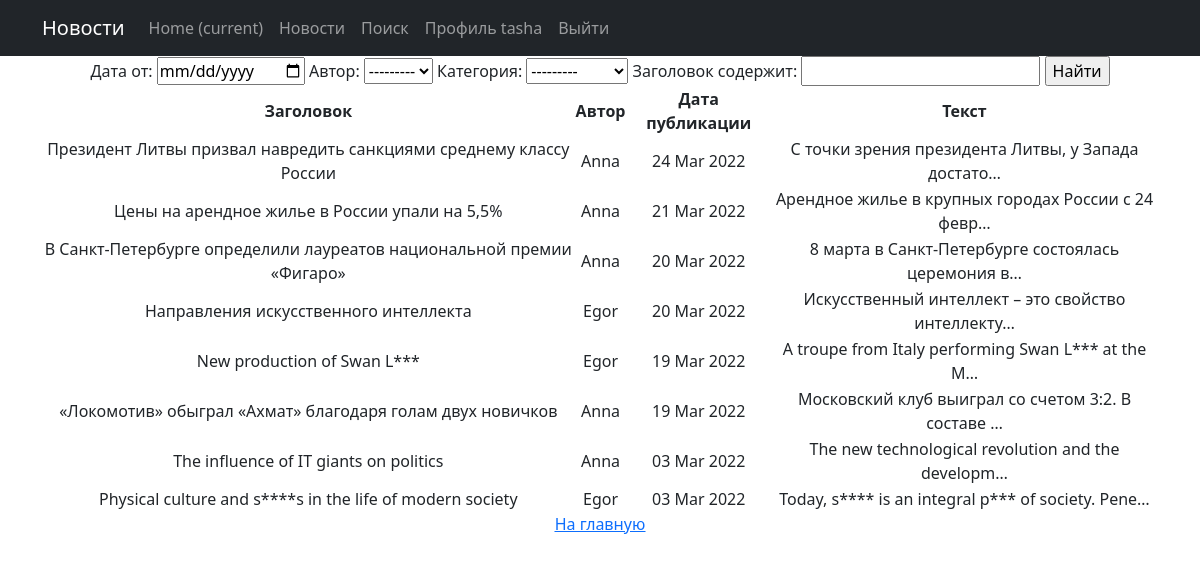
/news/search/ (signed in), run on the app's committed database.
### news/models.py (models this page shows, shortened)
class Post(models.Model):
    author = models.ForeignKey(Author, on_delete=models.CASCADE)
    NEWS = 'NW'
    ARTICLE = 'AR'
    CATEGORY_CHOICES = (
        (NEWS, 'Новость'),
        (ARTICLE, 'Статья'),
    )
    categoryType = models.CharField(max_length=2, choices=CATEGORY_CHOICES, default=ARTICLE)
    dateCreation = models.DateTimeField(auto_now_add=True)
    postCategory = models.ManyToManyField(Category, through='PostCategory')
    title = models.CharField(max_length=128)
    text = models.TextField()
    rating = models.SmallIntegerField(default=0)

class Author(models.Model):
    authorUser = models.OneToOneField(User, on_delete=models.CASCADE)
    ratingAuthor = models.SmallIntegerField(default=0)
    def __str__(self):
        return '{}'.format(self.authorUser)

### news/views.py (the view)
# urls.py: path('search/', Search.as_view()),
class Search(ListView):
    model = Post
    template_name = 'search.html'
    context_object_name = 'search'
    queryset = Post.objects.order_by('-dateCreation')
    def get_filter(self):
        return PostFilter(self.request.GET, queryset=super().get_queryset())
    def get_queryset(self):
        return self.get_filter().qs
    def get_context_data(self, **kwargs):  # забираем отфильтрованные объекты переопределяя метод get_context_data у наследуемого класса (привет, полиморфизм, мы скучали!!!)
        context = super().get_context_data(**kwargs)
        context['filter'] = PostFilter(self.request.GET, queryset=self.get_queryset())  # вписываем наш фильтр в контекст
        return context

### news/models.py (called while the page is built)
    def __str__(self):
        return f'{self.name}'

### news/templatetags/custom_filters.py (called while the page is built)
@register.filter(name='censor')
def censor(value):
    censor_list = ['bbb', 'ttt', 'zzz', 'lake', 'part', 'sport']
    for word in censor_list:
        value = value.replace(word[1:], '*' * (len(word)-1))
    return value

### templates/search.html (shortened to what this page needs)
{% extends 'flatpages/default.html' %}
{% load custom_filters %}
{% block content %}
<form method="GET">
    {{ filter.form }}
    <input type="submit" value="Найти">
</form>
        <table>
            <thead>
                <th>
                    Заголовок
                </th>
                <th>
                    Автор
                </th>
                <th>
                    Дата публикации
                </th>
                <th>
                    Текст
                </th>
            </thead>
        {% for post in filter.qs %}
            <tr>
                <td>
                    {{ post.title|censor }}
                </td>
                <td>
                    {{ post.author.authorUser.username }}
                </td>
                <td>
                    {{ post.dateCreation|date:'d M Y' }}
                </td>
                <td>
                    {{ post.text|truncatechars:50|censor }}
                </td>
            </tr>
        {% endfor %}
        </table>
<a href="/news/"><u>На главную</u></a>
{% endblock content %}

### templates/flatpages/default.html (shortened to what this page needs)
<!DOCTYPE html>
<html lang="en">
    <head>
        {% load static %}
        <link href="{% static 'css/styles.css' %}" rel="stylesheet" />
    </head>
    <body>
        <nav class="navbar navbar-expand-lg navbar-dark bg-dark static-top">
           <div class="container">
               <a class="navbar-brand" href="#">Новости</a>
               <div class="collapse navbar-collapse" id="navbarResponsive">
                   <ul class="navbar-nav ml-auto">
                       <li class="nav-item active">
                           <a class="nav-link" href="/news/">Home
                               <span class="sr-only">(current)</span>
                           </a>
                       </li>
                       <li class="nav-item">
                           <a class="nav-link" href="/news/">Новости</a>
                       </li>
                       <li class="nav-item">
                           <a class="nav-link" href="/news/search/">Поиск</a>
                       </li>
                            {% if user.is_authenticated %}
                       <li class="nav-item">
                           <a class="nav-link" href="{% url 'user_update' user.id %}">Профиль {{request.user.username}} </a>
                       </li>
                       <li class="nav-item">
                           <a class="nav-link" href="/sign/logout/">Выйти</a>
                       </li>
                           {% else %}
                       <li class="nav-item" >
                            <a class="nav-link" href="/accounts/login/">Войти/зарегистрироваться</a>
                           {% endif %}
                   </ul>
               </div>
           </div>
        </nav>
        <div class="container">
            <div class="row">
                <div class="col-lg-12 text-center">
                    {% block content %}{% endblock content %}
                </div>
            </div>
        </div>
    </body>
</html>

### data on the page
Post: title|censor "Президент Литвы призвал навредить санкциями среднему классу России", author.authorUser.username "Anna", dateCreation "24 Mar 2022", text|censor "С точки зрения президента Литвы, у Запада достато…"
Post: title|censor "Цены на арендное жилье в России упали на 5,5%", author.authorUser.username "Anna", dateCreation "21 Mar 2022", text|censor "Арендное жилье в крупных городах России с 24 февр…"
Post: title|censor "В Санкт-Петербурге определили лауреатов национальной премии «Фигаро»", author.authorUser.username "Anna", dateCreation "20 Mar 2022", text|censor "8 марта в Санкт-Петербурге состоялась церемония в…"
Post: title|censor "Направления искусственного интеллекта", author.authorUser.username "Egor", dateCreation "20 Mar 2022", text|censor "Искусственный интеллект – это свойство интеллекту…"
Post: title|censor "New production of Swan L***", author.authorUser.username "Egor", dateCreation "19 Mar 2022", text|censor "A troupe from Italy performing Swan L*** at the M…"
Post: title|censor "«Локомотив» обыграл «Ахмат» благодаря голам двух новичков", author.authorUser.username "Anna", dateCreation "19 Mar 2022", text|censor "Московский клуб выиграл со счетом 3:2. В составе …"
Post: title|censor "The influence of IT giants on politics", author.authorUser.username "Anna", dateCreation "03 Mar 2022", text|censor "The new technological revolution and the developm…"
Post: title|censor "Physical culture and s****s in the life of modern society", author.authorUser.username "Egor", dateCreation "03 Mar 2022", text|censor "Today, s**** is an integral p*** of society. Pene…"

### other printed values
{{ request.user.username }} "tasha"
